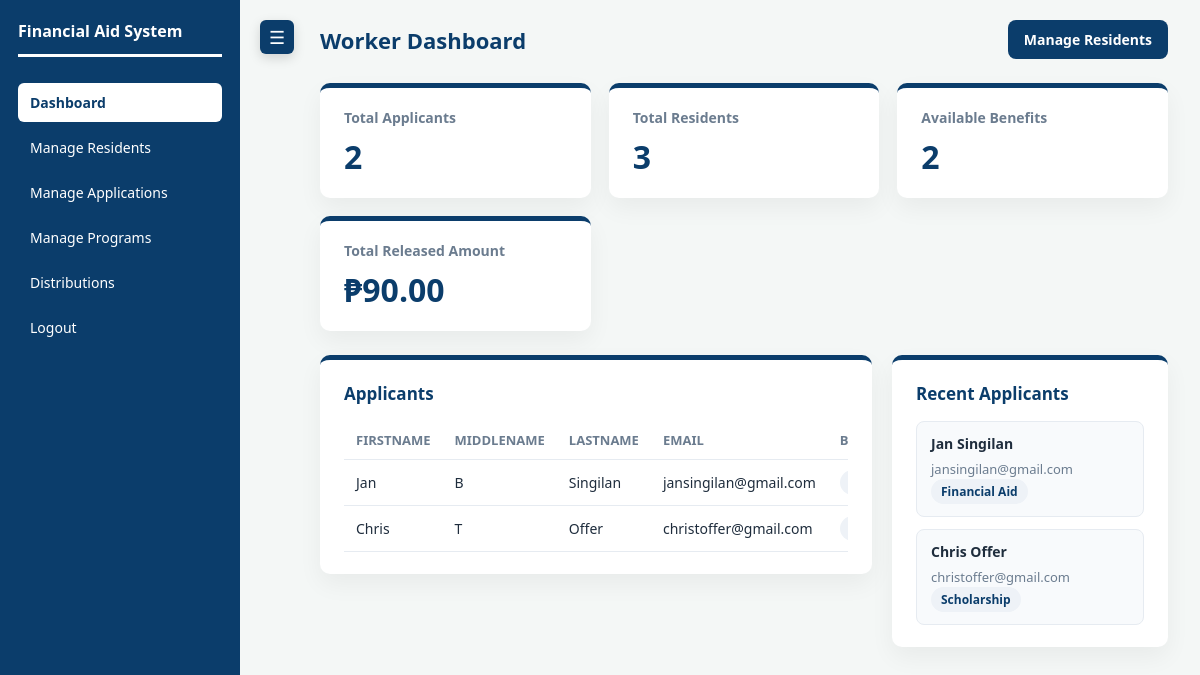
/worker/index.php (signed in), run on the app's committed database.
### tables this page shows
CREATE TABLE `application` (
  `applicant_id` int(11) NOT NULL,
  `firstname` varchar(100) NOT NULL,
  `middlename` varchar(100) NOT NULL,
  `lastname` varchar(100) NOT NULL,
  `email` varchar(100) DEFAULT NULL,
  `aid_type` varchar(150) NOT NULL,
  `resident_id` int(11) DEFAULT NULL,
  `application_date` datetime NOT NULL DEFAULT current_timestamp(),
  `user_id` int(11) DEFAULT NULL,
  `documents` text DEFAULT NULL,
  `status` varchar(20) NOT NULL DEFAULT 'Pending'
);

### classes/applicant.php (called while the page is built, shortened)
<?php
    class Applicant{
        private PDO $pdo;
        function __construct(PDO $pdo){
            $this -> pdo = $pdo;
        }
        private function format_selections($value){
            $decoded = json_decode($value ?? '', true);
            return is_array($decoded) ? implode(", ", $decoded) : (string)($value ?? '');
        }
        public function fetch_data(){
            $fetch = "SELECT * FROM application";
            $prep = $this->pdo->prepare($fetch);
            $prep->execute();
            $rows = $prep->fetchAll(PDO::FETCH_ASSOC);
            foreach ($rows as &$row) {
                $row['benefits'] = $this->format_selections($row['benefits'] ?? null);
            }
            return $rows;
        }
        public function count_applicants(){
            $count = "SELECT COUNT(*) AS total FROM application";
            $prep = $this -> pdo -> prepare($count);
            $prep -> execute();
            return $prep -> fetch();
        }
        public function count_benefits(){
            $count = "SELECT COUNT(DISTINCT aid_type) AS total FROM application";
            $prep = $this -> pdo -> prepare($count);
            $prep -> execute();
            return $prep -> fetch();
        }
    }
?>

### classes/resident.php (called while the page is built, shortened)
<?php
	class Resident{
		private PDO $pdo;
		function __construct(PDO $pdo){
			$this -> pdo = $pdo;
		}
        public function count_residents() {
            $count = "SELECT COUNT(*) AS total FROM resident_information";
            $prep = $this->pdo->prepare($count);
            $prep->execute();
            return $prep->fetch(PDO::FETCH_ASSOC);
        }
	}
?>

### classes/application_manager.php (called while the page is built, shortened)
<?php
class ApplicationManager {
    private PDO $pdo;
    public function __construct(PDO $pdo) {
        $this->pdo = $pdo;
    }
    public function total_released_amount() {
        $sql = "SELECT COALESCE(SUM(amount), 0)
                FROM assistance_release";
        $stmt = $this->pdo->prepare($sql);
        $stmt->execute();
        return $stmt->fetchColumn();
    }
}
?>

### worker/index.php (the view, shortened to what this page needs)
<?php
    require_once "../dbconn.php";
    require_once "../classes/applicant.php";
    require_once "../classes/application_manager.php";
    require_once "../classes/resident.php";
    $conn = new Applicant($pdo);
    $applicationManager = new ApplicationManager($pdo);
    $residentConn = new Resident($pdo);
    $rows = $conn->fetch_data();
    $totalApplicants = $conn->count_applicants();
    $totalBenefits = $conn->count_benefits();
    $totalResidents = $residentConn->count_residents();
    $totalReleased = $applicationManager->total_released_amount();
    $recentApplicants = array_slice($rows, 0, 4);
?>
<!DOCTYPE html>
<html lang="en">
<head>
    <link rel="stylesheet" href="../theme.css">
</head>
<body>
<div class="dashboard">
    <?php $activePage = 'dashboard'; require __DIR__ . '/sidebar.php'; ?>
    <main class="main-content">
        <div class="topbar">
            <h2>Worker Dashboard</h2>
            <a href="resident_management.php" class="search-clear">
                Manage Residents
            </a>
        </div>
        <div class="stats-container">
            <div class="stat-card">
                <p>Total Applicants</p>
                <h1>
                    <?php echo $totalApplicants['total']; ?>
                </h1>
            </div>
            <div class="stat-card">
                <p>Total Residents</p>
                <h1>
                    <?php echo $totalResidents['total']; ?>
                </h1>
            </div>
            <div class="stat-card" id="benefits">
                <p>Available Benefits</p>
                <h1>
                    <?php echo $totalBenefits['total']; ?>
                </h1>
            </div>
            <div class="stat-card">
                <p>Total Released Amount</p>
                <h1>
                    ₱<?php echo number_format((float)$totalReleased, 2); ?>
                </h1>
            </div>
        </div>
        <div class="content-grid">
            <section class="panel" id="applicants">
                <div class="panel-header">
                    <h3>Applicants</h3>
                </div>
                <div class="table-wrapper">
                    <table class="applicant-table">
                        <thead>
                            <tr>
                                <th>Firstname</th>
                                <th>Middlename</th>
                                <th>Lastname</th>
                                <th>Email</th>
                                <th>Benefit</th>
                            </tr>
                        </thead>
                        <tbody>
                            <?php foreach ($rows as $row) { ?>
                                <tr>
                                    <td>
                                        <?php
                                        echo htmlspecialchars(
                                            $row['firstname'] ?? ''
                                        );
                                        ?>
                                    </td>
                                    <td>
                                        <?php
                                        echo htmlspecialchars(
                                            $row['middlename'] ?? ''
                                        );
                                        ?>
                                    </td>
                                    <td>
                                        <?php
                                        echo htmlspecialchars(
                                            $row['lastname'] ?? ''
                                        );
                                        ?>
                                    </td>
                                    <td>
                                        <?php
                                        echo htmlspecialchars(
                                            $row['email'] ?? ''
                                        );
                                        ?>
                                    </td>
                                    <td>
                                        <span class="benefit-badge">
                                        </span>
                                    </td>
                                </tr>
                            <?php } ?>
                        </tbody>
                    </table>
                </div>
            </section>
            <section class="panel">
                <h3>Recent Applicants</h3>
                <div class="recent-list">
                    <?php if (!empty($recentApplicants)) { ?>
                        <?php foreach ($recentApplicants as $recent) { ?>
                            <div class="recent-item">
                                <strong>
                                    <?php
                                    echo htmlspecialchars(
                                        ($recent['firstname'] ?? '') . " " .
                                        ($recent['lastname'] ?? '')
                                    );
                                    ?>
                                </strong>
                                <small>
                                    <?php
                                    echo htmlspecialchars(
                                        $recent['email'] ?? ''
                                    );
                                    ?>
                                </small>
                                <br>
                                <span class="benefit-badge">
                                    <?php
                                    echo htmlspecialchars(
                                        $recent['aid_type'] ?? ''
                                    );
                                    ?>
                                </span>
                            </div>
                        <?php } ?>
                    <?php } else { ?>
                        <p class="empty-message">
                            No recent applicants.
                        </p>
                    <?php } ?>
                </div>
            </section>
        </div>
    </main>
</div>
</body>
</html>

### theme.css (style rules this page uses)
* { margin: 0; padding: 0; box-sizing: border-box; }
html, body { height: 100%; overflow: hidden; }
body { font-family: 'Segoe UI', Tahoma, Geneva, Verdana, sans-serif; background-color: #f4f7f6; color: #1f2d3d; font-size: 16px; }
.dashboard { display: flex; height: 100vh; overflow: hidden; position: relative; }
.main-content { flex: 1; padding: 20px 32px 24px 80px; display: flex; flex-direction: column; min-width: 0; overflow-y: auto; transition: padding-left 0.3s ease; }
.topbar { display: flex; justify-content: space-between; align-items: center; margin-bottom: 24px; flex-wrap: wrap; gap: 12px; flex-shrink: 0; }
.topbar h2 { margin: 0; color: #0b3d6b; font-size: 22px; font-weight: bold; }
.search-clear { background-color: #0b3d6b; color: #ffffff; text-decoration: none; padding: 10px 16px; border-radius: 8px; font-size: 14px; font-weight: 600; transition: background 0.2s; }
.stats-container { display: grid; grid-template-columns: repeat(auto-fit, minmax(200px, 1fr)); gap: 18px; margin-bottom: 24px; flex-shrink: 0; }
.stat-card { background: #ffffff; border-radius: 10px; border-top: 5px solid #0b3d6b; box-shadow: 0 10px 25px rgba(0, 0, 0, 0.05); padding: 20px 24px; }
.stat-card p { margin: 0 0 8px; color: #6b7c8f; font-size: 14px; font-weight: 600; }
.stat-card h1 { margin: 0; color: #0b3d6b; font-size: 32px; }
.content-grid { display: grid; grid-template-columns: 2fr 1fr; gap: 20px; align-items: start; }
.panel { background: #ffffff; border-radius: 10px; border-top: 5px solid #0b3d6b; box-shadow: 0 10px 25px rgba(0, 0, 0, 0.05); padding: 22px 24px; min-width: 0; margin-bottom: 20px; }
.panel h3 { margin: 0 0 16px; color: #0b3d6b; font-size: 17px; font-weight: bold; }
.panel-header { display: flex; justify-content: space-between; align-items: center; margin-bottom: 16px; }
.panel-header h3 { margin: 0; }
.table-wrapper { width: 100%; overflow-x: auto; }
.applicant-table { width: 100%; border-collapse: collapse; font-size: 14px; }
.applicant-table th, .applicant-table td { text-align: left; padding: 10px 12px; border-bottom: 1px solid #e6ebf1; white-space: nowrap; vertical-align: middle; }
.applicant-table th { color: #6b7c8f; font-weight: 600; font-size: 13px; text-transform: uppercase; }
.benefit-badge { display: inline-block; background-color: #eef2f7; color: #0b3d6b; padding: 4px 10px; border-radius: 999px; font-size: 12px; font-weight: 600; }
.recent-list { display: flex; flex-direction: column; gap: 12px; }
.recent-item { padding: 12px 14px; border: 1px solid #e6ebf1; border-radius: 8px; background-color: #f8fafc; }
.recent-item strong { display: block; color: #1f2d3d; font-size: 14px; margin-bottom: 4px; }
.recent-item small { color: #6b7c8f; font-size: 13px; }

### data on the page
application: firstname "Jan", middlename "B", lastname "Singilan", email "jansingilan@gmail.com", firstname+lastname "Jan Singilan", aid_type "Financial Aid"
application: firstname "Chris", middlename "T", lastname "Offer", email "christoffer@gmail.com", firstname+lastname "Chris Offer", aid_type "Scholarship"

### other printed values
$item[1] "Dashboard"
$item[1] "Manage Residents"
$item[1] "Manage Applications"
$item[1] "Manage Programs"
$item[1] "Distributions"
$item[1] "Logout"
$totalApplicants['total'] "2"
$totalResidents['total'] "3"
$totalBenefits['total'] "2"
$totalReleased "90.00"
